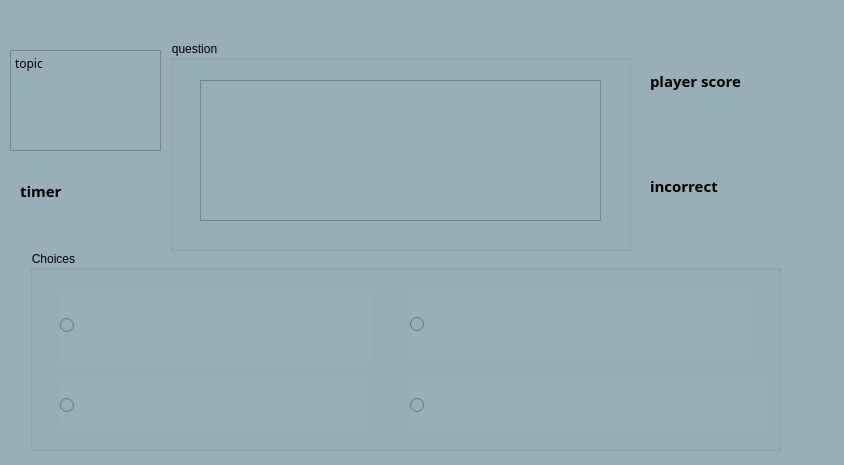
<?xml version="1.0" encoding="UTF-8"?>
<ui version="4.0">
 <class>OnePlayer</class>
 <widget class="QWidget" name="OnePlayer">
  <property name="geometry">
   <rect>
    <x>0</x>
    <y>0</y>
    <width>844</width>
    <height>465</height>
   </rect>
  </property>
  <property name="maximumSize">
   <size>
    <width>844</width>
    <height>465</height>
   </size>
  </property>
  <property name="windowTitle">
   <string>Form</string>
  </property>
  <property name="styleSheet">
   <string notr="true">background-color: rgb(152, 175, 184);</string>
  </property>
  <widget class="QGroupBox" name="groupBox_2">
   <property name="geometry">
    <rect>
     <x>30</x>
     <y>250</y>
     <width>751</width>
     <height>201</height>
    </rect>
   </property>
   <property name="title">
    <string>Choices</string>
   </property>
   <widget class="QRadioButton" name="radioButton">
    <property name="geometry">
     <rect>
      <x>30</x>
      <y>40</y>
      <width>311</width>
      <height>71</height>
     </rect>
    </property>
    <property name="text">
     <string/>
    </property>
   </widget>
   <widget class="QRadioButton" name="radioButton_2">
    <property name="geometry">
     <rect>
      <x>30</x>
      <y>130</y>
      <width>301</width>
      <height>51</height>
     </rect>
    </property>
    <property name="text">
     <string/>
    </property>
   </widget>
   <widget class="QRadioButton" name="radioButton_3">
    <property name="geometry">
     <rect>
      <x>380</x>
      <y>130</y>
      <width>351</width>
      <height>51</height>
     </rect>
    </property>
    <property name="text">
     <string/>
    </property>
   </widget>
   <widget class="QRadioButton" name="radioButton_4">
    <property name="geometry">
     <rect>
      <x>380</x>
      <y>39</y>
      <width>341</width>
      <height>71</height>
     </rect>
    </property>
    <property name="text">
     <string/>
    </property>
   </widget>
  </widget>
  <widget class="QGroupBox" name="groupBox">
   <property name="geometry">
    <rect>
     <x>170</x>
     <y>40</y>
     <width>461</width>
     <height>211</height>
    </rect>
   </property>
   <property name="title">
    <string>question</string>
   </property>
   <widget class="QTextBrowser" name="textBrowser">
    <property name="geometry">
     <rect>
      <x>30</x>
      <y>40</y>
      <width>401</width>
      <height>141</height>
     </rect>
    </property>
    <property name="font">
     <font>
      <family>Segoe Print</family>
      <pointsize>16</pointsize>
      <bold>true</bold>
     </font>
    </property>
   </widget>
  </widget>
  <widget class="QLabel" name="label_timer">
   <property name="geometry">
    <rect>
     <x>20</x>
     <y>160</y>
     <width>131</width>
     <height>61</height>
    </rect>
   </property>
   <property name="font">
    <font>
     <family>Rockwell Extra Bold</family>
     <pointsize>11</pointsize>
     <bold>true</bold>
    </font>
   </property>
   <property name="text">
    <string>timer</string>
   </property>
  </widget>
  <widget class="QLabel" name="label_score">
   <property name="geometry">
    <rect>
     <x>650</x>
     <y>50</y>
     <width>171</width>
     <height>61</height>
    </rect>
   </property>
   <property name="font">
    <font>
     <family>Rockwell Extra Bold</family>
     <pointsize>11</pointsize>
     <bold>true</bold>
    </font>
   </property>
   <property name="text">
    <string>player score</string>
   </property>
  </widget>
  <widget class="QLabel" name="label_incorrect">
   <property name="geometry">
    <rect>
     <x>650</x>
     <y>160</y>
     <width>181</width>
     <height>51</height>
    </rect>
   </property>
   <property name="font">
    <font>
     <family>Rockwell Extra Bold</family>
     <pointsize>11</pointsize>
     <bold>true</bold>
    </font>
   </property>
   <property name="text">
    <string>incorrect</string>
   </property>
  </widget>
  <widget class="QTextEdit" name="textEdit">
   <property name="geometry">
    <rect>
     <x>10</x>
     <y>50</y>
     <width>151</width>
     <height>101</height>
    </rect>
   </property>
   <property name="font">
    <font>
     <family>Rockwell Extra Bold</family>
     <pointsize>11</pointsize>
     <bold>true</bold>
    </font>
   </property>
   <property name="html">
    <string>&lt;!DOCTYPE HTML PUBLIC &quot;-//W3C//DTD HTML 4.0//EN&quot; &quot;http://www.w3.org/TR/REC-html40/strict.dtd&quot;&gt;
&lt;html&gt;&lt;head&gt;&lt;meta name=&quot;qrichtext&quot; content=&quot;1&quot; /&gt;&lt;meta charset=&quot;utf-8&quot; /&gt;&lt;style type=&quot;text/css&quot;&gt;
p, li { white-space: pre-wrap; }
hr { height: 1px; border-width: 0; }
li.unchecked::marker { content: &quot;\2610&quot;; }
li.checked::marker { content: &quot;\2612&quot;; }
&lt;/style&gt;&lt;/head&gt;&lt;body style=&quot; font-family:'Rockwell Extra Bold'; font-size:11pt; font-weight:700; font-style:normal;&quot;&gt;
&lt;p style=&quot; margin-top:0px; margin-bottom:0px; margin-left:0px; margin-right:0px; -qt-block-indent:0; text-indent:0px;&quot;&gt;&lt;span style=&quot; font-family:'Segoe UI'; font-size:9pt; font-weight:400;&quot;&gt;topic&lt;/span&gt;&lt;/p&gt;&lt;/body&gt;&lt;/html&gt;</string>
   </property>
  </widget>
 </widget>
 <resources/>
 <connections/>
</ui>
